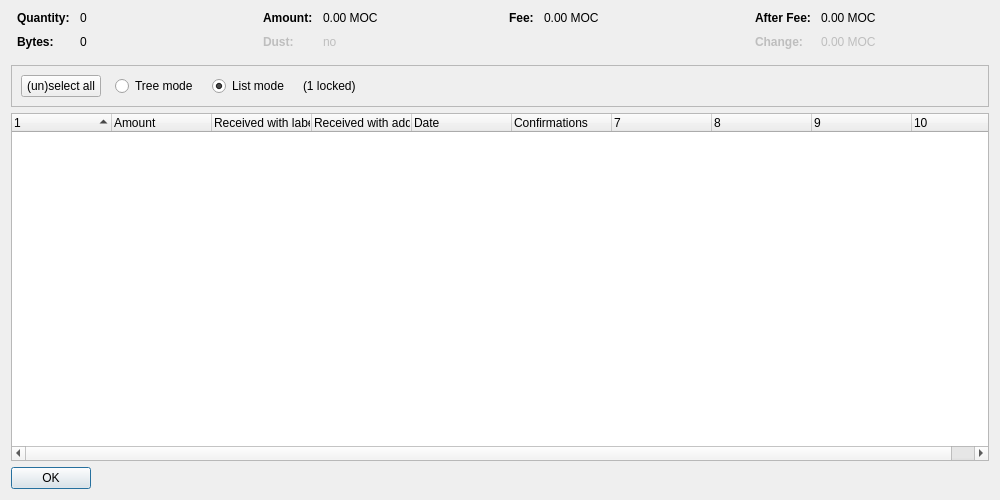
<?xml version="1.0" encoding="UTF-8"?>
<ui version="4.0">
 <class>CoinControlDialog</class>
 <widget class="QDialog" name="CoinControlDialog">
  <property name="geometry">
   <rect>
    <x>0</x>
    <y>0</y>
    <width>1000</width>
    <height>500</height>
   </rect>
  </property>
  <property name="windowTitle">
   <string>Coin Selection</string>
  </property>
  <layout class="QVBoxLayout" name="verticalLayout">
   <item>
    <layout class="QHBoxLayout" name="horizontalLayoutTop" stretch="0,0,0,0">
     <property name="topMargin">
      <number>0</number>
     </property>
     <property name="bottomMargin">
      <number>10</number>
     </property>
     <item>
      <layout class="QFormLayout" name="formLayoutCoinControl1">
       <property name="horizontalSpacing">
        <number>10</number>
       </property>
       <property name="verticalSpacing">
        <number>10</number>
       </property>
       <property name="leftMargin">
        <number>6</number>
       </property>
       <property name="rightMargin">
        <number>6</number>
       </property>
       <item row="0" column="0">
        <widget class="QLabel" name="labelCoinControlQuantityText">
         <property name="font">
          <font>
           <weight>75</weight>
           <bold>true</bold>
          </font>
         </property>
         <property name="text">
          <string>Quantity:</string>
         </property>
        </widget>
       </item>
       <item row="0" column="1">
        <widget class="QLabel" name="labelCoinControlQuantity">
         <property name="cursor">
          <cursorShape>IBeamCursor</cursorShape>
         </property>
         <property name="contextMenuPolicy">
          <enum>Qt::ActionsContextMenu</enum>
         </property>
         <property name="text">
          <string notr="true">0</string>
         </property>
         <property name="textInteractionFlags">
          <set>Qt::LinksAccessibleByMouse|Qt::TextSelectableByKeyboard|Qt::TextSelectableByMouse</set>
         </property>
        </widget>
       </item>
       <item row="1" column="0">
        <widget class="QLabel" name="labelCoinControlBytesText">
         <property name="font">
          <font>
           <weight>75</weight>
           <bold>true</bold>
          </font>
         </property>
         <property name="text">
          <string>Bytes:</string>
         </property>
        </widget>
       </item>
       <item row="1" column="1">
        <widget class="QLabel" name="labelCoinControlBytes">
         <property name="cursor">
          <cursorShape>IBeamCursor</cursorShape>
         </property>
         <property name="contextMenuPolicy">
          <enum>Qt::ActionsContextMenu</enum>
         </property>
         <property name="text">
          <string notr="true">0</string>
         </property>
         <property name="textInteractionFlags">
          <set>Qt::LinksAccessibleByMouse|Qt::TextSelectableByKeyboard|Qt::TextSelectableByMouse</set>
         </property>
        </widget>
       </item>
      </layout>
     </item>
     <item>
      <layout class="QFormLayout" name="formLayoutCoinControl2">
       <property name="horizontalSpacing">
        <number>10</number>
       </property>
       <property name="verticalSpacing">
        <number>10</number>
       </property>
       <property name="leftMargin">
        <number>6</number>
       </property>
       <property name="rightMargin">
        <number>6</number>
       </property>
       <item row="0" column="0">
        <widget class="QLabel" name="labelCoinControlAmountText">
         <property name="font">
          <font>
           <weight>75</weight>
           <bold>true</bold>
          </font>
         </property>
         <property name="text">
          <string>Amount:</string>
         </property>
        </widget>
       </item>
       <item row="0" column="1">
        <widget class="QLabel" name="labelCoinControlAmount">
         <property name="cursor">
          <cursorShape>IBeamCursor</cursorShape>
         </property>
         <property name="contextMenuPolicy">
          <enum>Qt::ActionsContextMenu</enum>
         </property>
         <property name="text">
          <string notr="true">0.00 MOC</string>
         </property>
         <property name="textInteractionFlags">
          <set>Qt::LinksAccessibleByMouse|Qt::TextSelectableByKeyboard|Qt::TextSelectableByMouse</set>
         </property>
        </widget>
       </item>
       <item row="1" column="0">
        <widget class="QLabel" name="labelCoinControlLowOutputText">
         <property name="enabled">
          <bool>false</bool>
         </property>
         <property name="font">
          <font>
           <weight>75</weight>
           <bold>true</bold>
          </font>
         </property>
         <property name="text">
          <string>Dust:</string>
         </property>
        </widget>
       </item>
       <item row="1" column="1">
        <widget class="QLabel" name="labelCoinControlLowOutput">
         <property name="enabled">
          <bool>false</bool>
         </property>
         <property name="cursor">
          <cursorShape>IBeamCursor</cursorShape>
         </property>
         <property name="contextMenuPolicy">
          <enum>Qt::ActionsContextMenu</enum>
         </property>
         <property name="text">
          <string notr="true">no</string>
         </property>
         <property name="textInteractionFlags">
          <set>Qt::LinksAccessibleByMouse|Qt::TextSelectableByKeyboard|Qt::TextSelectableByMouse</set>
         </property>
        </widget>
       </item>
      </layout>
     </item>
     <item>
      <layout class="QFormLayout" name="formLayoutCoinControl3">
       <property name="horizontalSpacing">
        <number>10</number>
       </property>
       <property name="verticalSpacing">
        <number>10</number>
       </property>
       <property name="leftMargin">
        <number>6</number>
       </property>
       <property name="rightMargin">
        <number>6</number>
       </property>
       <item row="0" column="0">
        <widget class="QLabel" name="labelCoinControlFeeText">
         <property name="font">
          <font>
           <weight>75</weight>
           <bold>true</bold>
          </font>
         </property>
         <property name="text">
          <string>Fee:</string>
         </property>
        </widget>
       </item>
       <item row="0" column="1">
        <widget class="QLabel" name="labelCoinControlFee">
         <property name="cursor">
          <cursorShape>IBeamCursor</cursorShape>
         </property>
         <property name="contextMenuPolicy">
          <enum>Qt::ActionsContextMenu</enum>
         </property>
         <property name="text">
          <string notr="true">0.00 MOC</string>
         </property>
         <property name="textInteractionFlags">
          <set>Qt::LinksAccessibleByMouse|Qt::TextSelectableByKeyboard|Qt::TextSelectableByMouse</set>
         </property>
        </widget>
       </item>
      </layout>
     </item>
     <item>
      <layout class="QFormLayout" name="formLayoutCoinControl4">
       <property name="horizontalSpacing">
        <number>10</number>
       </property>
       <property name="verticalSpacing">
        <number>10</number>
       </property>
       <property name="leftMargin">
        <number>6</number>
       </property>
       <property name="rightMargin">
        <number>6</number>
       </property>
       <item row="0" column="0">
        <widget class="QLabel" name="labelCoinControlAfterFeeText">
         <property name="font">
          <font>
           <weight>75</weight>
           <bold>true</bold>
          </font>
         </property>
         <property name="text">
          <string>After Fee:</string>
         </property>
        </widget>
       </item>
       <item row="0" column="1">
        <widget class="QLabel" name="labelCoinControlAfterFee">
         <property name="cursor">
          <cursorShape>IBeamCursor</cursorShape>
         </property>
         <property name="contextMenuPolicy">
          <enum>Qt::ActionsContextMenu</enum>
         </property>
         <property name="text">
          <string notr="true">0.00 MOC</string>
         </property>
         <property name="textInteractionFlags">
          <set>Qt::LinksAccessibleByMouse|Qt::TextSelectableByKeyboard|Qt::TextSelectableByMouse</set>
         </property>
        </widget>
       </item>
       <item row="1" column="0">
        <widget class="QLabel" name="labelCoinControlChangeText">
         <property name="enabled">
          <bool>false</bool>
         </property>
         <property name="font">
          <font>
           <weight>75</weight>
           <bold>true</bold>
          </font>
         </property>
         <property name="text">
          <string>Change:</string>
         </property>
        </widget>
       </item>
       <item row="1" column="1">
        <widget class="QLabel" name="labelCoinControlChange">
         <property name="enabled">
          <bool>false</bool>
         </property>
         <property name="cursor">
          <cursorShape>IBeamCursor</cursorShape>
         </property>
         <property name="contextMenuPolicy">
          <enum>Qt::ActionsContextMenu</enum>
         </property>
         <property name="text">
          <string notr="true">0.00 MOC</string>
         </property>
         <property name="textInteractionFlags">
          <set>Qt::LinksAccessibleByMouse|Qt::TextSelectableByKeyboard|Qt::TextSelectableByMouse</set>
         </property>
        </widget>
       </item>
      </layout>
     </item>
    </layout>
   </item>
   <item>
    <widget class="QFrame" name="frame">
     <property name="minimumSize">
      <size>
       <width>0</width>
       <height>40</height>
      </size>
     </property>
     <property name="frameShape">
      <enum>QFrame::StyledPanel</enum>
     </property>
     <property name="frameShadow">
      <enum>QFrame::Sunken</enum>
     </property>
     <layout class="QHBoxLayout" name="horizontalLayout">
      <item>
       <layout class="QHBoxLayout" name="horizontalLayoutPanel" stretch="0,0,0,0,0">
        <property name="spacing">
         <number>14</number>
        </property>
        <item>
         <widget class="QPushButton" name="pushButtonSelectAll">
          <property name="sizePolicy">
           <sizepolicy hsizetype="Maximum" vsizetype="Fixed">
            <horstretch>0</horstretch>
            <verstretch>0</verstretch>
           </sizepolicy>
          </property>
          <property name="text">
           <string>(un)select all</string>
          </property>
          <property name="autoDefault">
           <bool>false</bool>
          </property>
         </widget>
        </item>
        <item>
         <widget class="QRadioButton" name="radioTreeMode">
          <property name="sizePolicy">
           <sizepolicy hsizetype="Maximum" vsizetype="Fixed">
            <horstretch>0</horstretch>
            <verstretch>0</verstretch>
           </sizepolicy>
          </property>
          <property name="text">
           <string>Tree mode</string>
          </property>
         </widget>
        </item>
        <item>
         <widget class="QRadioButton" name="radioListMode">
          <property name="sizePolicy">
           <sizepolicy hsizetype="Maximum" vsizetype="Fixed">
            <horstretch>0</horstretch>
            <verstretch>0</verstretch>
           </sizepolicy>
          </property>
          <property name="text">
           <string>List mode</string>
          </property>
          <property name="checked">
           <bool>true</bool>
          </property>
         </widget>
        </item>
        <item>
         <widget class="QLabel" name="labelLocked">
          <property name="text">
           <string notr="true">(1 locked)</string>
          </property>
         </widget>
        </item>
        <item>
         <spacer name="horizontalSpacer">
          <property name="orientation">
           <enum>Qt::Horizontal</enum>
          </property>
          <property name="sizeHint" stdset="0">
           <size>
            <width>40</width>
            <height>20</height>
           </size>
          </property>
         </spacer>
        </item>
       </layout>
      </item>
     </layout>
    </widget>
   </item>
   <item>
    <widget class="CoinControlTreeWidget" name="treeWidget">
     <property name="contextMenuPolicy">
      <enum>Qt::CustomContextMenu</enum>
     </property>
     <property name="sortingEnabled">
      <bool>false</bool>
     </property>
     <property name="columnCount">
      <number>10</number>
     </property>
     <attribute name="headerShowSortIndicator" stdset="0">
      <bool>true</bool>
     </attribute>
     <attribute name="headerStretchLastSection">
      <bool>false</bool>
     </attribute>
     <column>
      <property name="text">
       <string/>
      </property>
     </column>
     <column>
      <property name="text">
       <string>Amount</string>
      </property>
     </column>
     <column>
      <property name="text">
       <string>Received with label</string>
      </property>
     </column>
     <column>
      <property name="text">
       <string>Received with address</string>
      </property>
     </column>
     <column>
      <property name="text">
       <string>Date</string>
      </property>
     </column>
     <column>
      <property name="text">
       <string>Confirmations</string>
      </property>
      <property name="toolTip">
       <string>Confirmed</string>
      </property>
     </column>
     <column>
      <property name="text">
       <string/>
      </property>
     </column>
     <column>
      <property name="text">
       <string/>
      </property>
     </column>
     <column>
      <property name="text">
       <string/>
      </property>
     </column>
     <column>
      <property name="text">
       <string/>
      </property>
     </column>
    </widget>
   </item>
   <item>
    <widget class="QDialogButtonBox" name="buttonBox">
     <property name="sizePolicy">
      <sizepolicy hsizetype="Maximum" vsizetype="Fixed">
       <horstretch>0</horstretch>
       <verstretch>0</verstretch>
      </sizepolicy>
     </property>
     <property name="orientation">
      <enum>Qt::Horizontal</enum>
     </property>
     <property name="standardButtons">
      <set>QDialogButtonBox::Ok</set>
     </property>
    </widget>
   </item>
  </layout>
 </widget>
 <customwidgets>
  <customwidget>
   <class>CoinControlTreeWidget</class>
   <extends>QTreeWidget</extends>
   <header>qt/coincontroltreewidget.h</header>
  </customwidget>
 </customwidgets>
 <resources/>
 <connections/>
</ui>
